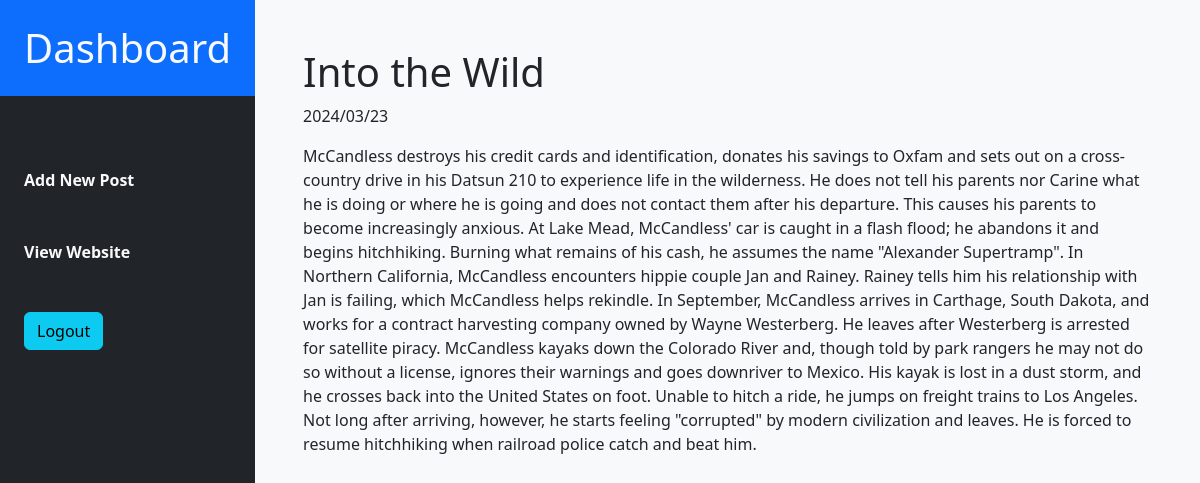
/admin/view.php?id=1 (signed in), run on the app's committed database.
### tables this page shows
CREATE TABLE `posts` (
  `id` int(11) NOT NULL,
  `date` varchar(255) NOT NULL,
  `title` varchar(255) NOT NULL,
  `summary` text NOT NULL,
  `content` mediumtext NOT NULL
);

### admin/view.php (the view)
<?php
include("templates/header.php");
?>
<div class="post w-100 bg-light p-5">
    <?php
    $id = $_GET["id"];
    if ($id) {
        include("../connect.php");
        $sqlSelectPost = "SELECT * FROM posts WHERE id = $id";
        $result = mysqli_query($conn, $sqlSelectPost);
        while ($data = mysqli_fetch_array($result)) {
        ?>
        <h1><?php echo  $data['title']; ?></h1>
        <p><?php echo $data['date']; ?></p>
        <p><?php echo $data['content']; ?></p>
        <?php
        }
    }else{
        echo "Post Not Found";
    }
    ?>
</div>
<?php
include("templates/footer.php");
?>

### data on the page
posts: title "Into the Wild", date "2024/03/23", content "McCandless destroys his credit cards and identification, donates his savings to Oxfam and sets out on a cross-country drive in his Datsun 210 to experience life in the wilderness. He does not tell his parents nor Carine what he is doing or where he is going and does not contact them after his departure. This causes his parents to become increasingly anxious. At Lake Mead, McCandless' car is caught in a flash flood; he abandons it and begins hitchhiking. Burning what remains of his cash, he assumes the name \"Alexander Supertramp\". In Northern California, McCandless encounters hippie couple Jan and Rainey. Rainey tells him his relationship with Jan is failing, which McCandless helps rekindle.…"
